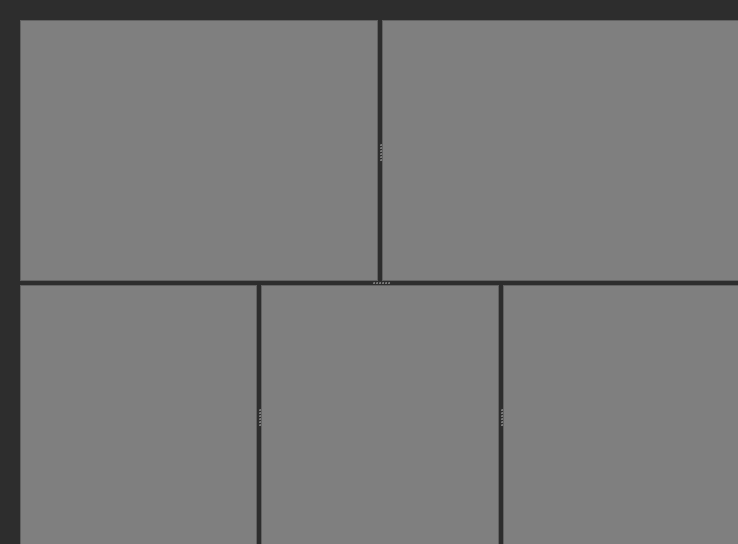
<?xml version="1.0" encoding="UTF-8"?>
<ui version="4.0">
 <class>MainWindow</class>
 <widget class="QMainWindow" name="MainWindow">
  <property name="geometry">
   <rect>
    <x>0</x>
    <y>0</y>
    <width>738</width>
    <height>544</height>
   </rect>
  </property>
  <property name="windowTitle">
   <string>MainWindow</string>
  </property>
  <property name="styleSheet">
   <string notr="true">background-color: rgb(45, 45, 45);</string>
  </property>
  <widget class="QWidget" name="centralwidget">
   <widget class="QSplitter" name="splitter_3">
    <property name="geometry">
     <rect>
      <x>20</x>
      <y>20</y>
      <width>720</width>
      <height>526</height>
     </rect>
    </property>
    <property name="orientation">
     <enum>Qt::Vertical</enum>
    </property>
    <widget class="QSplitter" name="splitter_2">
     <property name="orientation">
      <enum>Qt::Horizontal</enum>
     </property>
     <widget class="QFrame" name="frame_4">
      <property name="styleSheet">
       <string notr="true">background-color: rgb(127, 127, 127);</string>
      </property>
      <property name="frameShape">
       <enum>QFrame::StyledPanel</enum>
      </property>
      <property name="frameShadow">
       <enum>QFrame::Raised</enum>
      </property>
     </widget>
     <widget class="QFrame" name="frame_5">
      <property name="styleSheet">
       <string notr="true">background-color: rgb(127, 127, 127);</string>
      </property>
      <property name="frameShape">
       <enum>QFrame::StyledPanel</enum>
      </property>
      <property name="frameShadow">
       <enum>QFrame::Raised</enum>
      </property>
     </widget>
    </widget>
    <widget class="QSplitter" name="splitter">
     <property name="orientation">
      <enum>Qt::Horizontal</enum>
     </property>
     <widget class="QFrame" name="frame_left">
      <property name="styleSheet">
       <string notr="true">background-color: rgb(127, 127, 127);</string>
      </property>
      <property name="frameShape">
       <enum>QFrame::StyledPanel</enum>
      </property>
      <property name="frameShadow">
       <enum>QFrame::Raised</enum>
      </property>
     </widget>
     <widget class="QFrame" name="frame_center">
      <property name="styleSheet">
       <string notr="true">background-color: rgb(127, 127, 127);</string>
      </property>
      <property name="frameShape">
       <enum>QFrame::StyledPanel</enum>
      </property>
      <property name="frameShadow">
       <enum>QFrame::Raised</enum>
      </property>
     </widget>
     <widget class="QFrame" name="frame_right">
      <property name="styleSheet">
       <string notr="true">background-color: rgb(127, 127, 127);</string>
      </property>
      <property name="frameShape">
       <enum>QFrame::StyledPanel</enum>
      </property>
      <property name="frameShadow">
       <enum>QFrame::Raised</enum>
      </property>
     </widget>
    </widget>
   </widget>
  </widget>
 </widget>
 <resources/>
 <connections/>
</ui>
